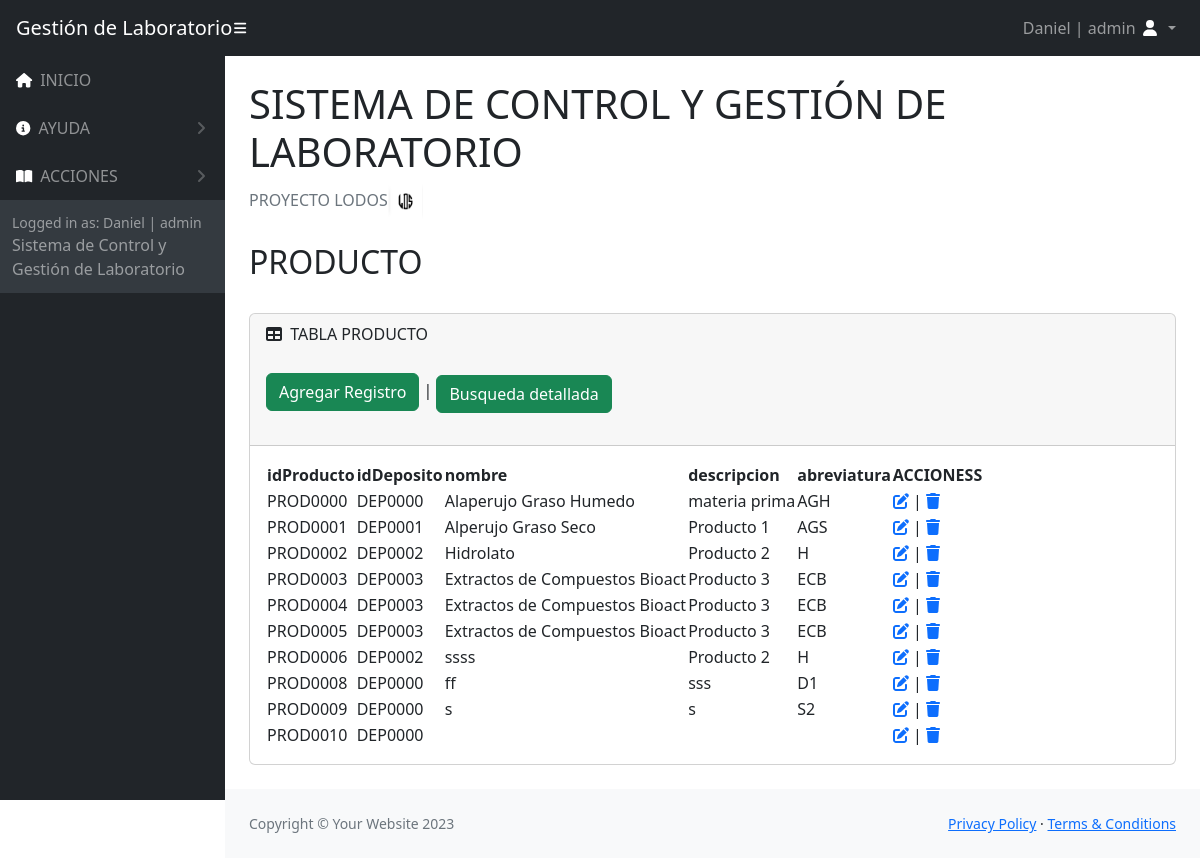
Screenshot of /Vistas/acciones/accionesProductos/indexProducto.php (signed in) with the database file from the repository.
### tables this page shows
CREATE TABLE `producto` (
  `idProducto` varchar(15) NOT NULL,
  `idDeposito` varchar(15) DEFAULT NULL,
  `nombre` varchar(30) DEFAULT NULL,
  `descripcion` varchar(30) DEFAULT NULL,
  `abreviatura` varchar(5) DEFAULT NULL
);

### Vistas/acciones/accionesProductos/indexProducto.php (the view, shortened to what this page needs)
<?php
require_once('../../../Controlador/Conexion_DB/config.php');
    $stmt = $connectDB->prepare('SELECT * FROM producto');
    $stmt->execute();
    $allData = $stmt->fetchAll();
?>
<!DOCTYPE html>
<html lang="es">
    <head>
        <link href="https://cdn.jsdelivr.net/npm/simple-datatables@7.1.2/dist/style.min.css" rel="stylesheet" />
        <link href="../../../assets/css/styles.css" rel="stylesheet" />
    </head>
    <body class="sb-nav-fixed">
    <nav class="sb-topnav navbar navbar-expand navbar-dark bg-dark">
            <a class="navbar-brand ps-3" href="../../../index.php">Gestión de Laboratorio</a>
            <button class="btn btn-link btn-sm order-1 order-lg-0 me-4 me-lg-0" id="sidebarToggle" href="#!"><i class="fas fa-bars" style="color: #ffffff;"></i></button>
            <ul class="navbar-nav ms-auto me-0 me-md-3 my-2 my-md-0">
                <li class="nav-item dropdown">
                    <a class="nav-link dropdown-toggle" id="navbarDropdown" href="#" role="button" data-bs-toggle="dropdown" aria-expanded="false">
                    <?php  echo $_SESSION["nombreUsuario"]. " | ".  $_SESSION["tipo"];  ?>
                        <i class="fas fa-user fa-fw" style="color: #ffffff;"></i>
                    </a>
                </li>
            </ul>
        </nav>
        <div id="layoutSidenav">
            <div id="layoutSidenav_nav">
                <nav class="sb-sidenav accordion sb-sidenav-dark" id="sidenavAccordion">
                    <div class="sb-sidenav-menu">
                        <div class="nav">
                            <a class="nav-link" href="../../../index.php">
                                <div class="sb-nav-link-icon"><i class="fa-solid fa-house" style="color: #ffffff;"></i></div>
                                INICIO
                            </a>
                            <?php  if( $_SESSION["tipo"] == "admin") {  ?>
                            <a class="nav-link collapsed" href="#" data-bs-toggle="collapse" data-bs-target="#collapseLayouts" aria-expanded="false" aria-controls="collapseLayouts">
                                <div class="sb-nav-link-icon"><i class="fa-solid fa-circle-info" style="color: #ffffff;"></i></div>
                                AYUDA
                                <div class="sb-sidenav-collapse-arrow"><i class="fas fa-angle-down"></i></div>
                            </a>
                            <?php  }  ?>
                                <a class="nav-link collapsed" href="#" data-bs-toggle="collapse" data-bs-target="#collapsePages" aria-expanded="false" aria-controls="collapsePages">
                                <div class="sb-nav-link-icon"><i class="fas fa-book-open" style="color: #ffffff;"></i></div>
                                ACCIONES
                                <div class="sb-sidenav-collapse-arrow"><i class="fas fa-angle-down"></i></div>
                            </a>
                    </div>
                    <div class="sb-sidenav-footer">
                        <div class="small">Logged in as: <?php  echo $_SESSION["nombreUsuario"]. " | ".  $_SESSION["tipo"];  ?></div>
                        Sistema de Control y Gestión de Laboratorio
                    </div>
                </nav>
            </div>
            <div id="layoutSidenav_content">
                <main>
                    <div class="container-fluid px-4">
                        <h1 class="mt-4">SISTEMA DE CONTROL Y GESTIÓN DE LABORATORIO</h1>
                        <ol class="breadcrumb mb-4">
                            <li class="breadcrumb-item active">PROYECTO LODOS<img style="width: 35px !important; height: 35px !important; padding:0px !important;" src="../../../assets/img/logoLODOS.PNG" alt="ss2"></li>
                        </ol>
                        <h2>PRODUCTO</h2>
                        <br/>
                        <div class="card mb-4">
                            <div class="card-header">
                                <i class="fas fa-table me-1"></i>
                                TABLA PRODUCTO
                                <br/>
                                <br>
                                <a name="" id="" class="btn btn-success" href="nuevoProducto.php" role="button">Agregar Registro</a> | <a style="margin-top: 5px !important;" name="" id="" class="btn btn-success" href="buscarProducto.php" role="button">Busqueda detallada</a>
                                <br>
                                <br/>
                            </div>
                            <div class="card-body">
                                <table id="datatablesSimple">
                                    <thead>
                                        <tr>
                                            <th>idProducto</th>
                                            <th>idDeposito</th>
                                            <th>nombre</th>
                                            <th>descripcion</th>
                                            <th>abreviatura</th>
                                            <th>ACCIONESS</th>
                                        </tr>
                                    </thead>
                                    <tbody>
                                    <?php  foreach($allData as $registro) {  ?>
                                        <tr>
                                            <td><?php echo $registro['idProducto']; ?> </td>
                                            <td><?php  echo $registro['idDeposito']; ?> </td>
                                            <td><?php  echo $registro['nombre']; ?> </td>
                                            <td><?php  echo $registro['descripcion']; ?> </td>
                                            <td><?php  echo $registro['abreviatura']; ?> </td>
                                            <td>
                                            <?php
                                            echo '<a href="editarProducto.php?id='.$registro['idProducto'].'">' ;
                                            echo '<i class="fa-solid fa-pen-to-square"></i>';
                                            echo '</a>';
                                            echo ' | ';
                                            echo '<a href="deleteProducto.php?id='.$registro['idProducto'].'">' ;
                                            echo '<i class="fa-solid fa-trash"></i>';
                                            echo '</a>';
                                            ?>
                                            </td>
                                        </tr>
                                        <?php  }  ?>
                                    </tbody>
                                </table>
                            </div>
                        </div>
                    </div>
                </main>
                <footer class="py-4 bg-light mt-auto">
                    <div class="container-fluid px-4">
                        <div class="d-flex align-items-center justify-content-between small">
                            <div class="text-muted">Copyright &copy; Your Website 2023</div>
                            <div>
                                <a href="../../../Vistas/Politicas/politicasPrivacidad.php">Privacy Policy</a>
                                &middot;
                                <a href="../../../Vistas/Politicas/politicasUso.php">Terms &amp; Conditions</a>
                            </div>
                        </div>
                    </div>
                </footer>
            </div>
        </div>
    </body>
</html>

### rows the page displays
producto: idProducto "PROD0000", idDeposito "DEP0000", nombre "Alaperujo Graso Humedo", descripcion "materia prima", abreviatura "AGH"
producto: idProducto "PROD0001", idDeposito "DEP0001", nombre "Alperujo Graso Seco", descripcion "Producto 1", abreviatura "AGS"
producto: idProducto "PROD0002", idDeposito "DEP0002", nombre "Hidrolato", descripcion "Producto 2", abreviatura "H"
producto: idProducto "PROD0003", idDeposito "DEP0003", nombre "Extractos de Compuestos Bioact", descripcion "Producto 3", abreviatura "ECB"
producto: idProducto "PROD0004", idDeposito "DEP0003", nombre "Extractos de Compuestos Bioact", descripcion "Producto 3", abreviatura "ECB"
producto: idProducto "PROD0005", idDeposito "DEP0003", nombre "Extractos de Compuestos Bioact", descripcion "Producto 3", abreviatura "ECB"
producto: idProducto "PROD0006", idDeposito "DEP0002", nombre "ssss", descripcion "Producto 2", abreviatura "H"
producto: idProducto "PROD0008", idDeposito "DEP0000", nombre "ff", descripcion "sss", abreviatura "D1"
producto: idProducto "PROD0009", idDeposito "DEP0000", nombre "s", descripcion "s", abreviatura "S2"
producto: idProducto "PROD0010", idDeposito "DEP0000"

### other values shown
$_SESSION["nombreUsuario"] "Daniel"
$_SESSION["tipo"] "admin"
